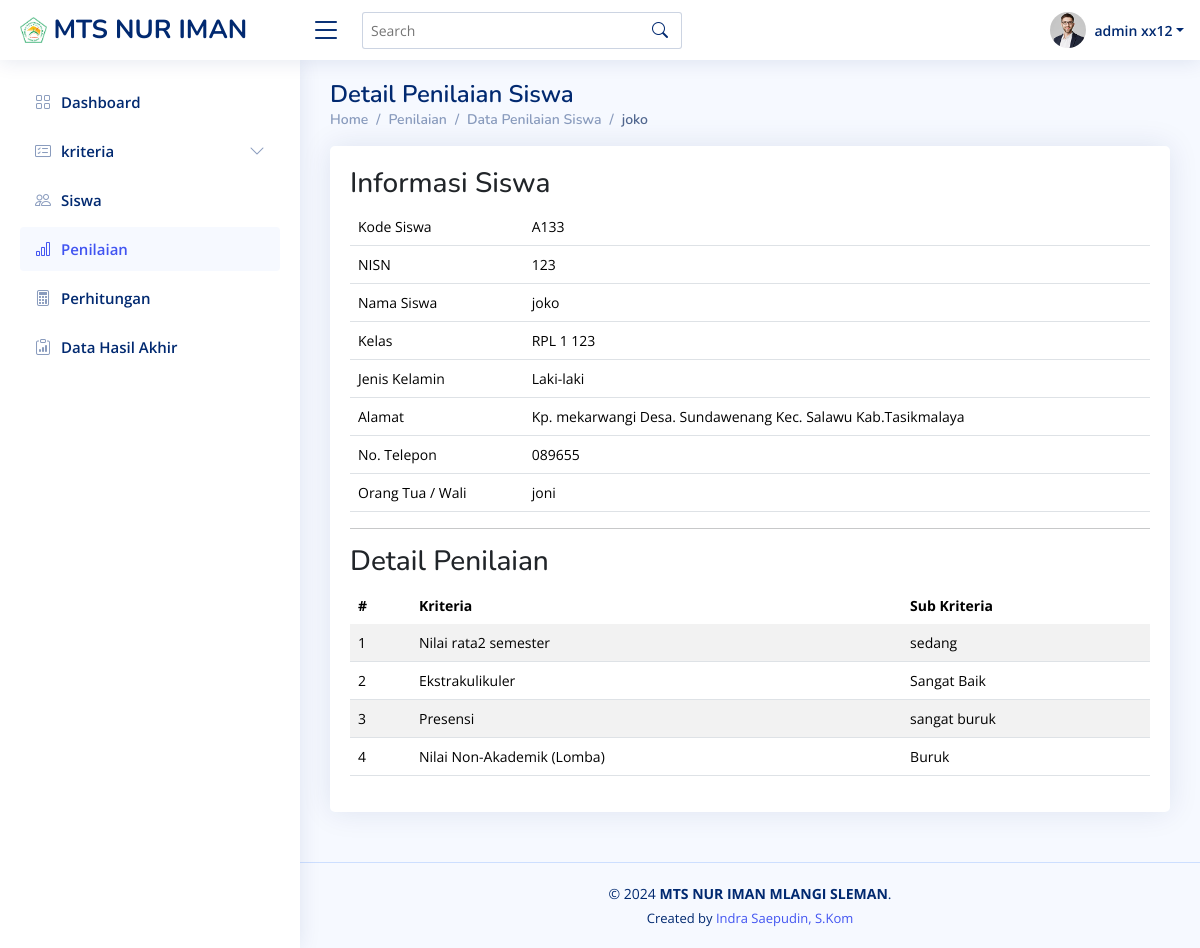
The app's page /penilaian/detail_penilaian.php?kode_siswa=A133 (signed in) with its own data.
### tables this page shows
CREATE TABLE `siswa` (
  `kode_siswa` varchar(50) NOT NULL,
  `nisn` varchar(20) NOT NULL,
  `nama_siswa` varchar(100) NOT NULL,
  `kelas` varchar(10) NOT NULL,
  `jenis_kelamin` enum('Laki-laki','Perempuan') NOT NULL,
  `alamat` text NOT NULL,
  `no_telp` varchar(15) DEFAULT NULL,
  `orang_tua_wali` varchar(100) NOT NULL
);

CREATE TABLE `penilaian_siswa` (
  `id_penilaian` int(11) NOT NULL,
  `kode_siswa` varchar(50) NOT NULL,
  `kode_kriteria` varchar(50) NOT NULL,
  `id_sub_kriteria` int(11) NOT NULL
);

CREATE TABLE `kriteria` (
  `kode_kriteria` varchar(50) NOT NULL,
  `nama_kriteria` varchar(50) NOT NULL,
  `jenis_kriteria` varchar(50) NOT NULL
);

CREATE TABLE `sub_kriteria` (
  `id_sub_kriteria` int(11) NOT NULL,
  `kode_kriteria` varchar(50) DEFAULT NULL,
  `sub_kriteria` varchar(255) DEFAULT NULL,
  `bobot_sub_kriteria` float DEFAULT NULL
);

### penilaian/detail_penilaian.php (the view, shortened to what this page needs)
<?php
include '../conn.php';
if (isset($_GET['kode_siswa'])) {
  $kode_siswa = $_GET['kode_siswa'];
  $queryPenilaian = "SELECT p.kode_siswa, k.nama_kriteria, sk.sub_kriteria
                     FROM penilaian_siswa p
                     JOIN kriteria k ON p.kode_kriteria = k.kode_kriteria
                     JOIN sub_kriteria sk ON p.id_sub_kriteria = sk.id_sub_kriteria
                     WHERE p.kode_siswa = '$kode_siswa'";
  $resultPenilaian = $conn->query($queryPenilaian);
  $nisn = '';
  $nama_siswa = '';
  $kelas = '';
  $jenis_kelamin = '';
  $alamat = '';
  $no_telp = '';
  $orang_tua_wali = '';
  $querySiswa = "SELECT * FROM siswa WHERE kode_siswa = '$kode_siswa'";
  $resultSiswa = $conn->query($querySiswa);
  if ($resultSiswa->num_rows > 0) {
    $rowSiswa = $resultSiswa->fetch_assoc();
    $nisn = $rowSiswa['nisn'];
    $nama_siswa = $rowSiswa['nama_siswa'];
    $kelas = $rowSiswa['kelas'];
    $jenis_kelamin = $rowSiswa['jenis_kelamin'];
    $alamat = $rowSiswa['alamat'];
    $no_telp = $rowSiswa['no_telp'];
    $orang_tua_wali = $rowSiswa['orang_tua_wali'];
  }
} else {
  header("Location: index.php");
  exit();
}
?>
<!DOCTYPE html>
<html lang="en">
<head>
  <link href="../assets/template/NiceAdmin/assets/vendor/bootstrap/css/bootstrap.min.css" rel="stylesheet">
  <link href="../assets/template/NiceAdmin/assets/vendor/bootstrap-icons/bootstrap-icons.css" rel="stylesheet">
  <link href="../assets/template/NiceAdmin/assets/vendor/boxicons/css/boxicons.min.css" rel="stylesheet">
  <link href="../assets/template/NiceAdmin/assets/vendor/quill/quill.snow.css" rel="stylesheet">
  <link href="../assets/template/NiceAdmin/assets/vendor/quill/quill.bubble.css" rel="stylesheet">
  <link href="../assets/template/NiceAdmin/assets/vendor/remixicon/remixicon.css" rel="stylesheet">
  <link href="../assets/template/NiceAdmin/assets/vendor/simple-datatables/style.css" rel="stylesheet">
  <link href="../assets/template/NiceAdmin/assets/css/style.css" rel="stylesheet">
  <link rel="stylesheet" href="https://cdn.jsdelivr.net/npm/sweetalert2@11/dist/sweetalert2.min.css">
</head>
<body>
  <header id="header" class="header fixed-top d-flex align-items-center">
    <div class="d-flex align-items-center justify-content-between">
      <a href="../dashboard.php" class="logo d-flex align-items-center">
        <img src="../assets/img/logo-mts.png" alt="">
        <span class="d-none d-lg-block"> MTS NUR IMAN</span>
      </a>
      <i class="bi bi-list toggle-sidebar-btn"></i>
    </div>
    <div class="search-bar">
      <form class="search-form d-flex align-items-center" method="POST" action="#">
        <input type="text" name="query" placeholder="Search" title="Enter search keyword">
        <button type="submit" title="Search"><i class="bi bi-search"></i></button>
      </form>
    </div>
    <nav class="header-nav ms-auto">
      <ul class="d-flex align-items-center">
        <li class="nav-item dropdown pe-3">
          <a class="nav-link nav-profile d-flex align-items-center pe-0" href="#" data-bs-toggle="dropdown">
            <img src="../assets/template/NiceAdmin/assets/img/profile-img.jpg" alt="Profile" class="rounded-circle">
            <span class="d-none d-md-block dropdown-toggle ps-2"> <?php echo $_SESSION['admin']['nama']; ?></span>
          </a>
        </li>
      </ul>
    </nav>
  </header>
  <aside id="sidebar" class="sidebar">
    <ul class="sidebar-nav" id="sidebar-nav">
      <li class="nav-item">
        <a class="nav-link collapsed" href="../dashboard.php">
          <i class="bi bi-grid"></i>
          <span>Dashboard</span>
        </a>
      </li>
      <li class="nav-item">
        <a class="nav-link collapsed" data-bs-target="#kriteria-nav" data-bs-toggle="collapse" href="#">
          <i class="bi bi-card-checklist"></i><span>kriteria</span><i class="bi bi-chevron-down ms-auto"></i>
        </a>
      </li>
      <li class="nav-item">
        <a class="nav-link collapsed" href="../siswa/lihat_siswa.php">
          <i class="bi bi-people"></i>
          <span>Siswa</span>
        </a>
      </li>
      <li class="nav-item">
        <a class="nav-link " href="../penilaian/lihat_penilaian.php">
          <i class="bi bi-bar-chart"></i>
          <span>Penilaian</span>
        </a>
      </li>
      <li class="nav-item">
        <a class="nav-link collapsed" href="../perhitungan/perhitungan_psi.php">
          <i class="bi bi-calculator"></i>
          <span>Perhitungan</span>
        </a>
      </li>
      <li class="nav-item">
        <a class="nav-link collapsed" href="../hasil_akhir/hasil_akhir.php">
          <i class="bi bi-clipboard-data"></i>
          <span>Data Hasil Akhir</span>
        </a>
      </li>
    </ul>
  </aside>
  <main id="main" class="main">
    <div class="pagetitle">
      <h1>Detail Penilaian Siswa</h1>
      <nav>
        <ol class="breadcrumb">
          <li class="breadcrumb-item">Home</li>
          <li class="breadcrumb-item">Penilaian</li>
          <li class="breadcrumb-item"><a href="#">Data Penilaian Siswa</a></li>
          <li class="breadcrumb-item active"><?php echo $nama_siswa; ?></li>
        </ol>
      </nav>
    </div>
    <section class="section dashboard">
      <div class="row">
        <div class="col-lg-12">
          <div class="card recent-sales overflow-auto">
            <div class="card-body"><br>
              <h3>Informasi Siswa</h3>
              <table class="table">
                <tr>
                  <td>Kode Siswa</td>
                  <td><?php echo $kode_siswa; ?></td>
                </tr>
                <tr>
                  <td>NISN</td>
                  <td><?php echo $nisn; ?></td>
                </tr>
                <tr>
                  <td>Nama Siswa</td>
                  <td><?php echo $nama_siswa; ?></td>
                </tr>
                <tr>
                  <td>Kelas</td>
                  <td><?php echo $kelas; ?></td>
                </tr>
                <tr>
                  <td>Jenis Kelamin</td>
                  <td><?php echo $jenis_kelamin; ?></td>
                </tr>
                <tr>
                  <td>Alamat</td>
                  <td><?php echo $alamat; ?></td>
                </tr>
                <tr>
                  <td>No. Telepon</td>
                  <td><?php echo $no_telp; ?></td>
                </tr>
                <tr>
                  <td>Orang Tua / Wali</td>
                  <td><?php echo $orang_tua_wali; ?></td>
                </tr>
              </table>
              <hr>
              <h3>Detail Penilaian</h3>
              <div class="table-responsive">
                <table class="table table-striped">
                  <thead>
                    <tr>
                      <th scope="col">#</th>
                      <th scope="col">Kriteria</th>
                      <th scope="col">Sub Kriteria</th>
                    </tr>
                  </thead>
                  <tbody>
                    <?php
                    if ($resultPenilaian->num_rows > 0) {
                      $nomor = 1;
                      while ($rowPenilaian = $resultPenilaian->fetch_assoc()) {
                        echo "<tr>";
                        echo "<td>" . $nomor . "</td>";
                        echo "<td>" . $rowPenilaian['nama_kriteria'] . "</td>";
                        echo "<td>" . $rowPenilaian['sub_kriteria'] . "</td>";
                        echo "</tr>";
                        $nomor++;
                      }
                    } else {
                      echo "<tr><td colspan='3' class='text-center'>Tidak ada data penilaian untuk siswa ini.</td></tr>";
                    }
                    ?>
                  </tbody>
                </table>
              </div>
            </div>
          </div>
        </div>
      </div>
    </section>
  </main>
  <footer id="footer" class="footer">
    <div class="copyright">
      &copy; <?php echo date('Y'); ?> <strong>MTS NUR IMAN MLANGI SLEMAN</strong>.
      <div class="credits">
        Created by <a href="#" target="_blank">Indra Saepudin, S.Kom</a>
      </div>
    </div>
  </footer>
</body>
</html>

### assets/template/NiceAdmin/assets/css/style.css (style rules this page uses)
:root { scroll-behavior: smooth; }
body { font-family: "Open Sans", sans-serif; background: #f6f9ff; color: #444444; }
a { color: #4154f1; text-decoration: none; }
h1, h2, h3, h4, h5, h6 { font-family: "Nunito", sans-serif; }
#main { margin-top: 60px; padding: 20px 30px; transition: all 0.3s; }
.pagetitle { margin-bottom: 10px; }
.pagetitle h1 { font-size: 24px; margin-bottom: 0; font-weight: 600; color: #012970; }
.card { margin-bottom: 30px; border: none; border-radius: 5px; box-shadow: 0px 0 30px rgba(1, 41, 112, 0.1); }
.card-body { padding: 0 20px 20px 20px; }
.breadcrumb { font-size: 14px; font-family: "Nunito", sans-serif; color: #899bbd; font-weight: 600; }
.breadcrumb a { color: #899bbd; transition: 0.3s; }
.breadcrumb .breadcrumb-item::before { color: #899bbd; }
.breadcrumb .active { color: #51678f; font-weight: 600; }
.logo { line-height: 1; }
@media (min-width: 1200px) { .logo { width: 280px; } }
.logo img { max-height: 26px; margin-right: 6px; }
.logo span { font-size: 26px; font-weight: 700; color: #012970; font-family: "Nunito", sans-serif; }
.header { transition: all 0.5s; z-index: 997; height: 60px; box-shadow: 0px 2px 20px rgba(1, 41, 112, 0.1); background-color: #fff; padding-left: 20px; }
.header .toggle-sidebar-btn { font-size: 32px; padding-left: 10px; cursor: pointer; color: #012970; }
.header .search-bar { min-width: 360px; padding: 0 20px; }
.header .search-form { width: 100%; }
.header .search-form input { border: 0; font-size: 14px; color: #012970; border: 1px solid rgba(1, 41, 112, 0.2); padding: 7px 38px 7px 8px; border-radius: 3px; transition: 0.3s; width: 100%; }
.header .search-form button { border: 0; padding: 0; margin-left: -30px; background: none; }
.header .search-form button i { color: #012970; }
.header-nav ul { list-style: none; }
.header-nav>ul { margin: 0; padding: 0; }
.header-nav .nav-profile { color: #012970; }
.header-nav .nav-profile img { max-height: 36px; }
.header-nav .nav-profile span { font-size: 14px; font-weight: 600; }
.sidebar { position: fixed; top: 60px; left: 0; bottom: 0; width: 300px; z-index: 996; transition: all 0.3s; padding: 20px; overflow-y: auto; scrollbar-width: thin; scrollbar-color: #aab7cf transparent; box-shadow: 0px 0px 20px rgba(1, 41, 112, 0.1); background-color: #fff; }
@media (min-width: 1200px) { #main, #footer { margin-left: 300px; } }
.sidebar-nav { padding: 0; margin: 0; list-style: none; }
.sidebar-nav li { padding: 0; margin: 0; list-style: none; }
.sidebar-nav .nav-item { margin-bottom: 5px; }
.sidebar-nav .nav-link { display: flex; align-items: center; font-size: 15px; font-weight: 600; color: #4154f1; transition: 0.3; background: #f6f9ff; padding: 10px 15px; border-radius: 4px; }
.sidebar-nav .nav-link i { font-size: 16px; margin-right: 10px; color: #4154f1; }
.sidebar-nav .nav-link.collapsed { color: #012970; background: #fff; }
.sidebar-nav .nav-link.collapsed i { color: #899bbd; }
.sidebar-nav .nav-link .bi-chevron-down { margin-right: 0; transition: transform 0.2s ease-in-out; }
.dashboard .recent-sales { font-size: 14px; }
.dashboard .recent-sales .table thead { background: #f6f6fe; }
.dashboard .recent-sales .table thead th { border: 0; }
.footer { padding: 20px 0; font-size: 14px; transition: all 0.3s; border-top: 1px solid #cddfff; }
.footer .copyright { text-align: center; color: #012970; }
.footer .credits { padding-top: 5px; text-align: center; font-size: 13px; color: #012970; }

### records on screen
siswa: nama_siswa "joko", nisn "123", kelas "RPL 1 123", jenis_kelamin "Laki-laki", alamat "Kp. mekarwangi Desa. Sundawenang Kec. Salawu Kab.Tasikmalaya", no_telp "089655", orang_tua_wali "joni"
penilaian_siswa: kode_kriteria.nama_kriteria "Nilai rata2 semester", id_sub_kriteria.sub_kriteria "sedang"
penilaian_siswa: kode_kriteria.nama_kriteria "Ekstrakulikuler", id_sub_kriteria.sub_kriteria "Sangat Baik"
penilaian_siswa: kode_kriteria.nama_kriteria "Presensi", id_sub_kriteria.sub_kriteria "sangat buruk"
penilaian_siswa: kode_kriteria.nama_kriteria "Nilai Non-Akademik (Lomba)", id_sub_kriteria.sub_kriteria "Buruk"

### other values on screen
$_SESSION['admin']['nama'] "admin xx12"
$kode_siswa "A133"
